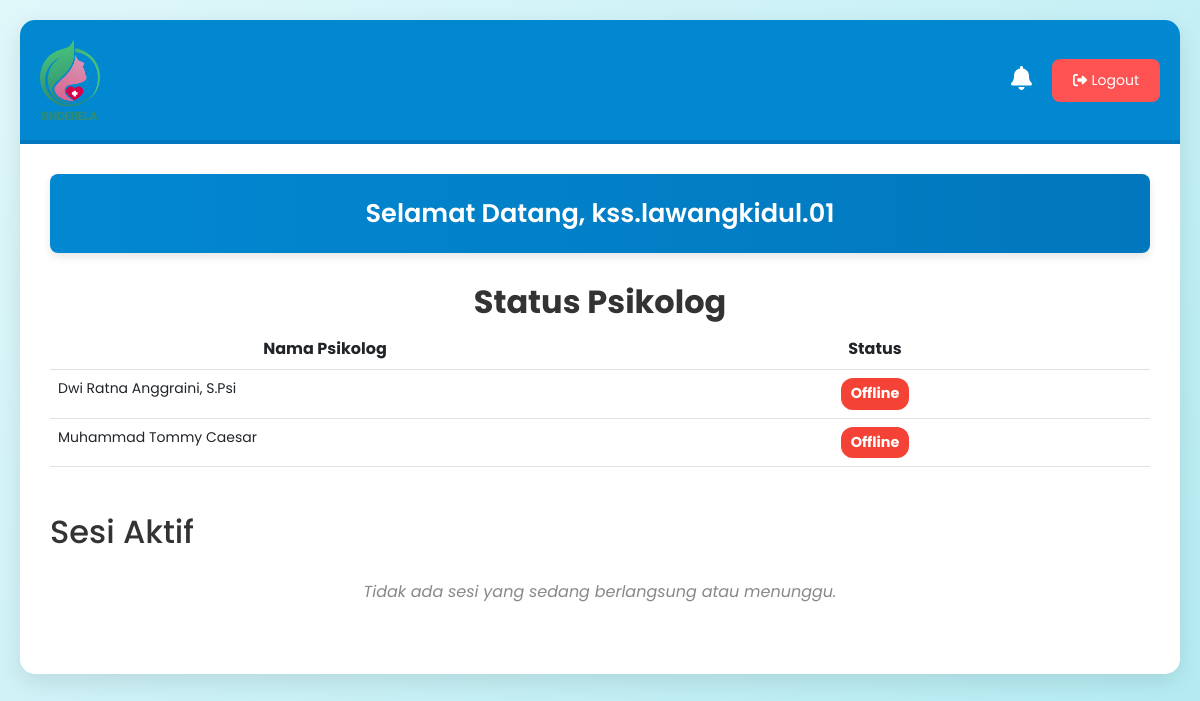
The app's page /konselor/dashboard-konselor.php (signed in) with its own data.
### tables this page shows
CREATE TABLE `users` (
  `id` int(11) NOT NULL,
  `username` varchar(50) NOT NULL,
  `nama` varchar(100) NOT NULL,
  `nomor_hp` varchar(15) DEFAULT NULL,
  `id_wilayah` int(11) DEFAULT NULL,
  `password_hash` varchar(255) NOT NULL,
  `role` enum('klien','konselor','psikolog','admin') NOT NULL,
  `session` tinyint(1) DEFAULT 0,
  `ratting` float DEFAULT NULL,
  `is_verified` tinyint(1) DEFAULT 0,
  `reset_token` varchar(255) DEFAULT NULL,
  `token_expiry` timestamp NOT NULL DEFAULT current_timestamp() ON UPDATE current_timestamp(),
  `is_online` tinyint(1) DEFAULT 0,
  `email` varchar(255) DEFAULT NULL,
  `created_at` timestamp NOT NULL DEFAULT current_timestamp(),
  `sub_role` enum('Dewasa','Sebaya','Psikolog','Admin','Klien') NOT NULL DEFAULT 'Klien'
);

### konselor/dashboard-konselor.php (the view, shortened to what this page needs)
<?php
include '../config/config.php';
$konselor_id = $_SESSION['user_id'];
$sql_user = "SELECT username, id_wilayah, sub_role FROM users WHERE id = ?";
$stmt_user = $conn->prepare($sql_user);
$stmt_user->bind_param("i", $konselor_id);
$stmt_user->execute();
$user_data = $stmt_user->get_result()->fetch_assoc();
$username = htmlspecialchars($user_data['username']);
$sub_role = $user_data['sub_role'];
$sql_sesi_berlangsung = "SELECT cs.*
                         FROM chat_sessions cs
                         JOIN users u ON cs.klien_id = u.id
                         WHERE cs.konselor_id = ?
                           AND cs.status IN ('menunggu', 'berlangsung')
                           AND (u.sub_role = ? OR u.sub_role IS NULL)";
$stmt_sesi_berlangsung = $conn->prepare($sql_sesi_berlangsung);
$stmt_sesi_berlangsung->bind_param("is", $konselor_id, $sub_role);
$stmt_sesi_berlangsung->execute();
$sesi_berlangsung_result = $stmt_sesi_berlangsung->get_result();
?>
<!DOCTYPE html>
<html lang="id">
<head>
    <link href="https://cdn.jsdelivr.net/npm/bootstrap@5.3.0/dist/css/bootstrap.min.css" rel="stylesheet">
    <link href="https://cdnjs.cloudflare.com/ajax/libs/font-awesome/6.4.0/css/all.min.css" rel="stylesheet">
</head>
<body>
    <div class="container-dashboard">
        <div class="navbar-custom d-flex align-items-center justify-content-between">
    <div>
        <img src="../assets/img/sinderela.png" alt="Logo Sinderela" class="logo">
    </div>
    <div class="d-flex align-items-center">
        <div id="notification-icon" style="position: relative; cursor: pointer; margin-right: 20px;">
            <i class="fas fa-bell" style="font-size: 24px;"></i>
        </div>
        <button class="logout-button btn" onclick="window.location.href='logout.php'">
            <i class="fas fa-sign-out-alt"></i> Logout
        </button>
    </div>
</div>
        <div class="content-area">
            <div class="user-info">
                Selamat Datang, <?= $username ?>
            </div>
            <div class="column">
            <h2 style="text-align: center; font-weight: bold;">Status Psikolog</h2>
    <?php
$sql_psikolog = "
    SELECT
        id,
        nama,
        is_online,
        (SELECT COUNT(*)
         FROM chat_sessions
         WHERE psikolog_id = users.id
           AND status IN ('berlangsung', 'menunggu')) AS active_sessions
    FROM users
    WHERE role = 'psikolog';
";
$result_psikolog = $conn->query($sql_psikolog);
if ($result_psikolog && $result_psikolog->num_rows > 0): ?>
    <div class="table-responsive">
        <table class="table table-hover">
            <thead>
                <tr>
                    <th>Nama Psikolog</th>
                    <th>Status</th>
                </tr>
            </thead>
            <tbody>
            <?php while ($psikolog = $result_psikolog->fetch_assoc()): ?>
    <?php
    $status_class = 'offline';
    $status_text = 'Offline';
    ?>
    <tr>
        <td style="text-align: left;"><?= htmlspecialchars($psikolog['nama']) ?></td>
        <td>
            <span class="status-indicator <?= $status_class ?>"><?= $status_text ?></span>
        </td>
    </tr>
<?php endwhile; ?>
            </tbody>
        </table>
    </div>
<?php else: ?>
    <div class="no-data">Tidak ada psikolog terdaftar.</div>
<?php endif; ?>
</div>
            <div class="column">
                <h2>Sesi Aktif</h2>
                <?php if ($sesi_berlangsung_result->num_rows > 0): ?>
                    <div class="table-responsive">
                        <table class="table table-hover">
                            <thead>
                                <tr>
                                    <th>ID Sesi</th>
                                    <th>Status</th>
                                    <th>Aksi</th>
                                    <th>Rujukan</th>
                                    <th>Riwayat Chat</th>
                                </tr>
                            </thead>
                            <tbody>
                                <?php while ($session = $sesi_berlangsung_result->fetch_assoc()): ?>
                                    <tr>
                                        <td><?= htmlspecialchars($session['id']) ?></td>
                                        <td><?= htmlspecialchars($session['status']) ?></td>
                                        <td>
                                            <?php if ($session['status'] == 'berlangsung' && $session['refer'] == 1): ?>
                                                <span class="text-muted">Tidak dapat dilanjutkan</span>
                                            <?php else: ?>
                                                <a href="../public/chat_room.php?session_id=<?= htmlspecialchars($session['id']) ?>" class="start-session btn btn-success btn-sm">
                                                    <i class="fas fa-comments me-1"></i> Lanjutkan
                                                </a>
                                            <?php endif; ?>
                                        </td>
                                        <td>
                                        <?php if ($session['refer'] == 0): ?>
                                            <form method="POST" style="display: inline;">
                                                <input type="hidden" name="refer_session_id" value="<?= htmlspecialchars($session['id']) ?>">
                                                <button type="submit" class="refer-button btn btn-info btn-sm">
                                                    <i class="fas fa-share-alt me-1"></i> Rujuk Psikolog
                                                </button>
                                            </form>
                                        <?php else: ?>
                                            <span class="text-success">Sudah dirujuk</span>
                                        <?php endif; ?>
                                        </td>
                                        <td>
                                            <a href="generate_chat_pdf.php?session_id=<?= htmlspecialchars($session['id']) ?>" class="download-chat btn btn-primary btn-sm" target="_blank">
                                                <i class="fas fa-download me-1"></i> Download
                                            </a>
                                            <a href="javascript:void(0);" onclick="confirmDeleteSession(<?= htmlspecialchars($session['id']) ?>)" class="delete-session btn btn-danger btn-sm">
                                                <i class="fas fa-times-circle me-1"></i> Hapus
                                            </a>
                                        </td>
                                    </tr>
                                <?php endwhile; ?>
                            </tbody>
                        </table>
                    </div>
                <?php else: ?>
                    <div class="no-data">Tidak ada sesi yang sedang berlangsung atau menunggu.</div>
                <?php endif; ?>
            </div>
        </div>
    </div>
</body>
</html>

### konselor/dashboard-konselor.php (style rules this page uses)
* { margin: 0; padding: 0; box-sizing: border-box; }
body { background: linear-gradient(135deg, #e0f7fa, #b2ebf2); font-family: 'Poppins', sans-serif; color: #333; padding: 20px; min-height: 100vh; }
.container-dashboard { width: 100%; max-width: 1200px; background: #ffffff; border-radius: 15px; box-shadow: 0 8px 24px rgba(0, 0, 0, 0.1); margin: 0 auto; display: flex; flex-direction: column; padding-bottom: 20px; overflow: hidden; }
.navbar-custom { background-color: #0288d1; color: #fff; padding: 20px; display: flex; align-items: center; justify-content: space-between; border-bottom: 4px solid #0277bd; }
.navbar-custom .logo { width: 60px; height: auto; }
.navbar-custom .logout-button { background-color: #ff5252; color: #fff; padding: 10px 20px; border-radius: 8px; font-size: 14px; display: flex; align-items: center; gap: 5px; transition: all 0.3s ease-in-out; }
.content-area { padding: 30px; display: flex; flex-direction: column; gap: 30px; }
.user-info { background: linear-gradient(90deg, #0288d1, #0277bd); color: white; padding: 20px; border-radius: 8px; font-size: 1.6rem; text-align: center; font-weight: 600; box-shadow: 0 4px 8px rgba(0, 0, 0, 0.1); }
table { table-layout: fixed; width: 100%; }
table th, table td { text-align: center; }
th { background-color: #f5f5f5; color: #333; font-weight: 700; font-size: 16px; }
td { color: #555; font-size: 14px; }
.no-data { text-align: center; font-style: italic; color: #888; padding: 20px 0; }
.status-indicator { display: inline-block; padding: 5px 10px; border-radius: 12px; color: white; font-size: 0.9rem; font-weight: bold; text-align: center; white-space: nowrap; }
.status-indicator.offline { background-color: #f44336; }
#notification-icon { position: relative; cursor: pointer; }

### records on screen
users: username "kss.lawangkidul.01"
users: nama "Dwi Ratna Anggraini, S.Psi", status_text "Offline"
users: nama "Muhammad Tommy Caesar", status_text "Offline"
